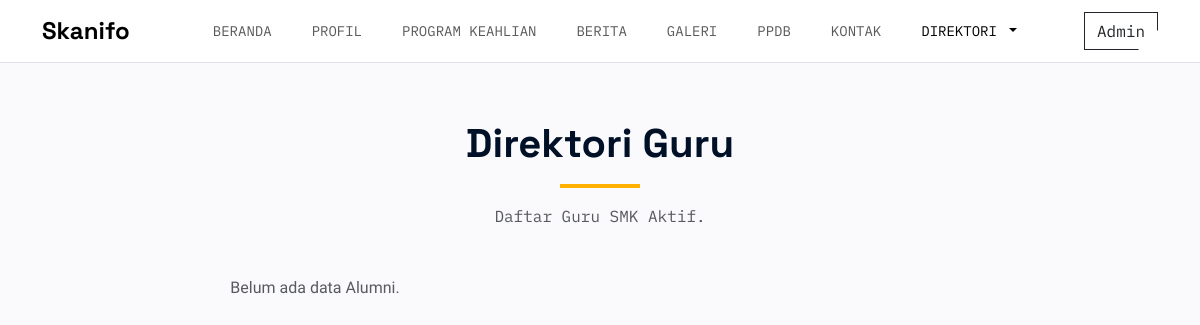
The page /page/direktori/direktori_guru.php on the database as committed earlier.
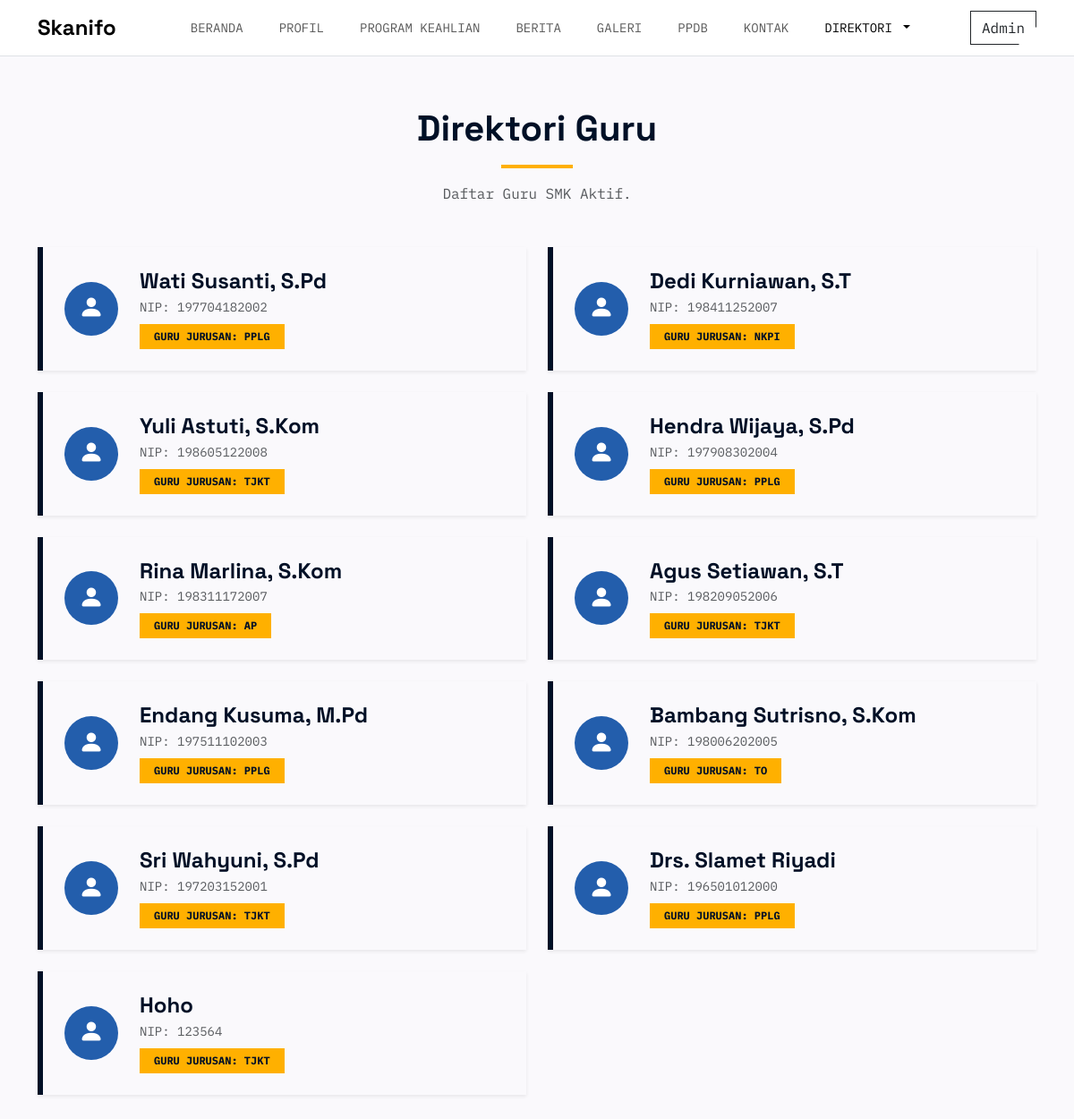
The same page on the database as committed later.
### tables this page shows
CREATE TABLE `tb_guru` (
  `id_guru` int NOT NULL,
  `nama_guru` text NOT NULL,
  `nip` bigint NOT NULL,
  `guru_jurusan` text NOT NULL
);

### page/direktori/direktori_guru.php (the view, shortened to what this page needs)
<!DOCTYPE html>
<html lang="en">
<head>
    <link href="https://cdn.jsdelivr.net/npm/bootstrap@5.3.8/dist/css/bootstrap.min.css" rel="stylesheet">
    <link rel="stylesheet" href="https://cdn.jsdelivr.net/npm/bootstrap-icons@1.11.3/font/bootstrap-icons.css">
    <link rel="stylesheet" href="../../assets/css/style.css">
</head>
<body data-bs-spy="scroll" data-bs-target="#mainNav" data-bs-offset="90" tabindex="0">
    <nav class="navbar navbar-expand-lg navbar-light bg-white fixed-top border-bottom" id="mainNav">
        <div class="container">
            <a class="navbar-brand font-headline fw-bold fs-4" href="#beranda">Skanifo</a>
            <div class="collapse navbar-collapse" id="navbarMain">
                <ul class="navbar-nav mx-auto gap-lg-4 font-mono text-uppercase small mt-3 mt-lg-0">
                    <li class="nav-item"><a class="nav-link" href="../../index.php#beranda">Beranda</a></li>
                    <li class="nav-item"><a class="nav-link" href="../../index.php#profil">Profil</a></li>
                    <li class="nav-item"><a class="nav-link" href="../../index.php#program-keahlian">Program Keahlian</a></li>
                    <li class="nav-item"><a class="nav-link" href="../../index.php#berita">Berita</a></li>
                    <li class="nav-item"><a class="nav-link" href="../../index.php#galeri">Galeri</a></li>
                    <li class="nav-item"><a class="nav-link" href="../../index.php#ppdb">PPDB</a></li>
                    <li class="nav-item"><a class="nav-link" href="../../index.php#guestbook">Kontak</a></li>
                    <li class="nav-item dropdown">
                        <a class="nav-link dropdown-toggle active" href="#" role="button" data-bs-toggle="dropdown" aria-expanded="false">
                            Direktori
                        </a>
                    </li>
                </ul>
                <a href="../../login.php"
                    class="btn btn-outline-dark font-mono small rounded-0 clip-diag mb-2 mb-lg-0">Admin</a>
            </div>
        </div>
    </nav>
     <main class="container" style="margin-top: 120px; margin-bottom: 80px; min-height: 60vh;">
        <div class="text-center mb-5">
            <h1 class="font-headline fw-bold" style="color: var(--skn-primary);">Direktori Guru</h1>
            <div class="mx-auto mt-3" style="width: 80px; height: 4px; background-color: var(--skn-amber);"></div>
            <p class="text-muted mt-3 font-mono">Daftar Guru SMK Aktif.</p>
        </div>
        <div class="row row-cols-1 row-cols-md-2 g-4">
            <?php
            include '../../function/connect.php';
            $data = mysqli_query($koneksi, "SELECT * FROM tb_guru ORDER BY id_guru DESC");
            if(mysqli_num_rows($data) > 0){
                while($row = mysqli_fetch_array($data)){
                    ?>
                    <div class="col">
                        <div class="card border-0 shadow-sm rounded-0 h-100" style="border-left: 6px solid var(--skn-primary) !important; background-color: var(--skn-bg);">
                            <div class="card-body d-flex align-items-center gap-4 p-4">
                                <div class="rounded-circle d-flex align-items-center justify-content-center flex-shrink-0" style="width: 60px; height: 60px; background-color: var(--skn-secondary); color: white;">
                                    <i class="bi bi-person-fill fs-3"></i>
                                </div>
                                <div>
                                    <h4 class="font-headline fw-bold mb-1" style="color: var(--skn-primary);"><?php echo htmlspecialchars($row['nama_guru']); ?></h4>
                                    <div class="font-mono text-muted mb-2 small">NIP: <?php echo htmlspecialchars($row['nip']); ?></div>
                                    <span class="badge rounded-0 px-3 py-2 text-uppercase font-mono" style="background-color: var(--skn-amber); color: var(--skn-primary);">
                                       Guru Jurusan: <?php echo htmlspecialchars($row['guru_jurusan']); ?>
                                    </span>
                                </div>
                            </div>
                        </div>
                    </div>
                    <?php
                }
            } else {
                echo "<div class='col-12 text-center text-muted'>Belum ada data Alumni.</div>";
            }
            ?>
        </div>
    </main>
</body>
</html>

Rows that differ between the two databases and show on the page:
added tb_guru: nama_guru "Wati Susanti, S.Pd", nip "197704182002", guru_jurusan "PPLG"
added tb_guru: nama_guru "Dedi Kurniawan, S.T", nip "198411252007", guru_jurusan "NKPI"
added tb_guru: nama_guru "Yuli Astuti, S.Kom", nip "198605122008", guru_jurusan "TJKT"
added tb_guru: nama_guru "Hendra Wijaya, S.Pd", nip "197908302004", guru_jurusan "PPLG"
added tb_guru: nama_guru "Rina Marlina, S.Kom", nip "198311172007", guru_jurusan "AP"
added tb_guru: nama_guru "Agus Setiawan, S.T", nip "198209052006", guru_jurusan "TJKT"
added tb_guru: nama_guru "Endang Kusuma, M.Pd", nip "197511102003", guru_jurusan "PPLG"
added tb_guru: nama_guru "Bambang Sutrisno, S.Kom", nip "198006202005", guru_jurusan "TO"
added tb_guru: nama_guru "Sri Wahyuni, S.Pd", nip "197203152001", guru_jurusan "TJKT"
added tb_guru: nama_guru "Drs. Slamet Riyadi", nip "196501012000", guru_jurusan "PPLG"
added tb_guru: nama_guru "Hoho", nip "123564", guru_jurusan "TJKT"
Other text that changed with them:
text no longer shown: "Belum ada data Alumni."
